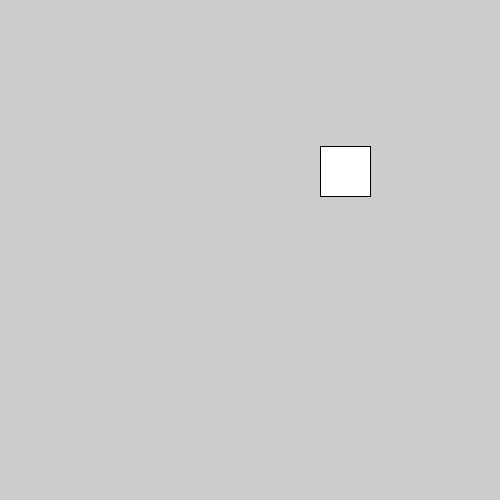
Frame 1 (no input)
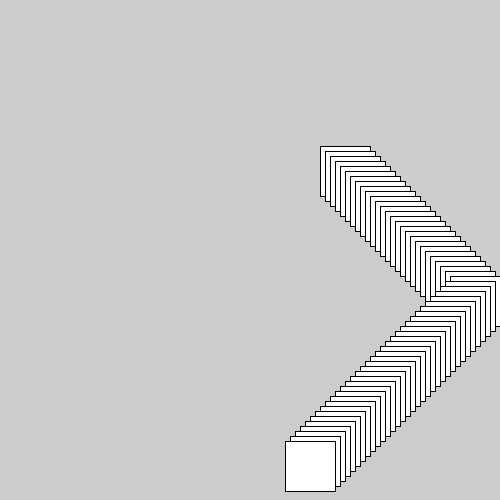
Frame 60 (the mouse pressed at the canvas centre just before this capture)
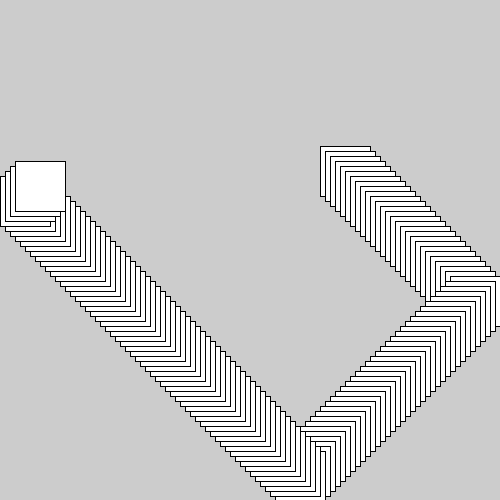
Frame 120 (the mouse held since frame 60 and released just before this capture)

The Processing sketch that drew these frames (run headless with seeded random() and noise(); from frame 60 on, the mouse is pressed at the canvas centre):

// Processing sketch: SimpleAnimation_rect
// ── SimpleAnimation_rect.pde
float x, y, xSpd, ySpd, ballW, ballH;
void setup() {
  size(500, 500);
  ballW = ballH = 50;
  xSpd = 5;
  ySpd = 5;
  x = (int)random(ballW/2, width-ballW/2);
  y = (int)random(ballH/2, height-ballH/2);
}
void draw() {
  x = x + xSpd;
  y = y + ySpd;
  rect(x, y, ballW, ballH);
  if (x >= width - ballW) {
    xSpd = -5;
  }
  if (x <= 0) {
    xSpd = 5;
  }
  if (y >= height - ballH) {
    ySpd = -5;
  }
  if (y <= 0) {
    ySpd = 5;
  }
}
